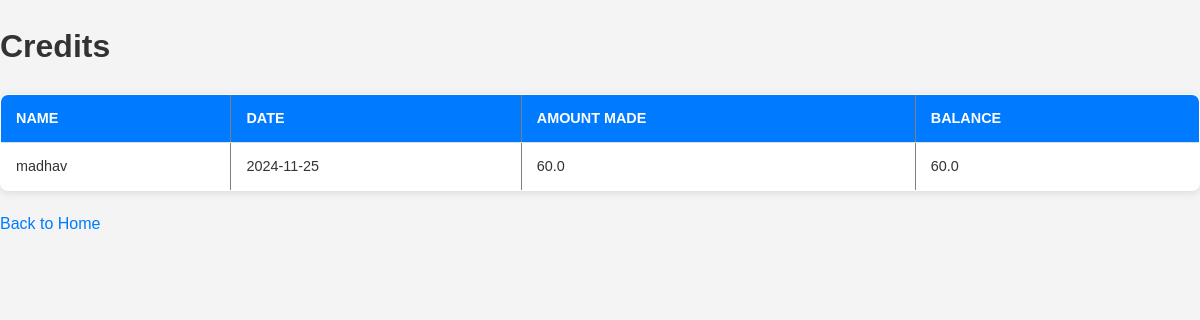
The page /credits on the database as committed earlier.
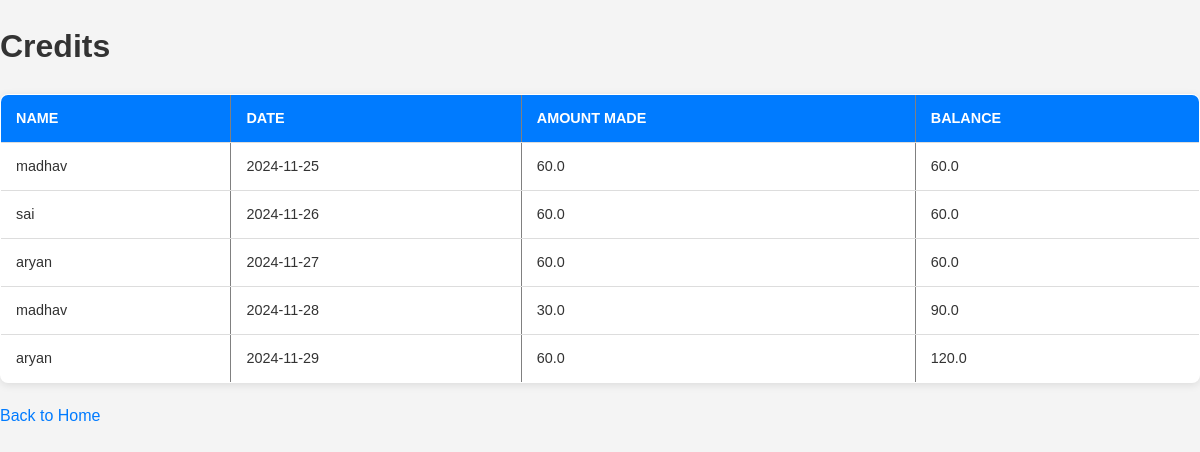
The same page on the database as committed later.
### tables this page shows
CREATE TABLE Credits (
    id INTEGER PRIMARY KEY AUTOINCREMENT,
    name TEXT NOT NULL,
    date DATE NOT NULL,
    amount_made REAL NOT NULL,
    balance REAL NOT NULL
);

### app.py (the view)
@app.route("/credits")
def view_credits():
    conn = get_db_connection()
    credits = conn.execute("SELECT * FROM Credits").fetchall()
    conn.close()
    return render_template("credits.html", credits=credits)

### app.py (called while the page is built)
def get_db_connection():
    conn = sqlite3.connect(DATABASE)
    conn.row_factory = sqlite3.Row
    return conn

### templates/credits.html (shortened to what this page needs)
<!DOCTYPE html>
<html>
<head>
        <link rel="stylesheet" href="{{ url_for('static', filename='css/styles.css') }}">
</head>
<body>
    <h1>Credits</h1>
    <table border="1">
        <thead>
            <tr>
                <th>Name</th>
                <th>Date</th>
                <th>Amount Made</th>
                <th>Balance</th>
            </tr>
        </thead>
        <tbody>
            {% for credit in credits %}
            <tr>
                <td>{{ credit.name }}</td>
                <td>{{ credit.date }}</td>
                <td>{{ credit.amount_made }}</td>
                <td>{{ credit.balance }}</td>
            </tr>
            {% endfor %}
        </tbody>
    </table>
    <a href="/">Back to Home</a>
</body>
</html>

Rows that differ between the two databases and show on the page:
added Credits: name "sai", date "2024-11-26", amount_made "60.0", balance "60.0"
added Credits: name "aryan", date "2024-11-27", amount_made "60.0", balance "60.0"
added Credits: name "madhav", date "2024-11-28", amount_made "30.0", balance "90.0"
added Credits: name "aryan", date "2024-11-29", amount_made "60.0", balance "120.0"
